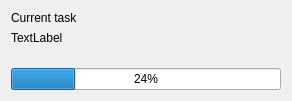
<?xml version="1.0" encoding="UTF-8"?>
<ui version="4.0">
 <class>ProgressDialog</class>
 <widget class="QDialog" name="ProgressDialog">
  <property name="geometry">
   <rect>
    <x>0</x>
    <y>0</y>
    <width>292</width>
    <height>101</height>
   </rect>
  </property>
  <property name="windowTitle">
   <string>Dialog</string>
  </property>
  <layout class="QVBoxLayout" name="verticalLayout_2">
   <item>
    <widget class="QLabel" name="label">
     <property name="text">
      <string>Current task</string>
     </property>
    </widget>
   </item>
   <item>
    <widget class="QLabel" name="task">
     <property name="text">
      <string>TextLabel</string>
     </property>
    </widget>
   </item>
   <item>
    <spacer name="verticalSpacer">
     <property name="orientation">
      <enum>Qt::Vertical</enum>
     </property>
     <property name="sizeHint" stdset="0">
      <size>
       <width>20</width>
       <height>40</height>
      </size>
     </property>
    </spacer>
   </item>
   <item>
    <widget class="QProgressBar" name="progress">
     <property name="value">
      <number>24</number>
     </property>
    </widget>
   </item>
  </layout>
 </widget>
 <resources/>
 <connections/>
</ui>
